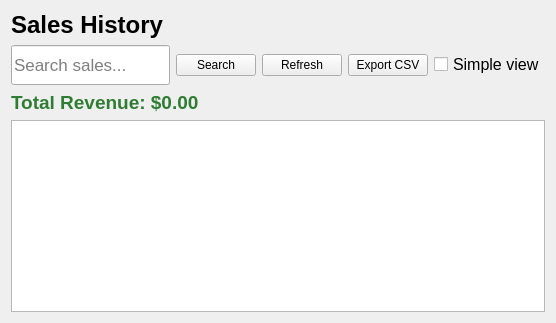
      <widget class="QWidget" name="pageSalesHistory">
       <layout class="QVBoxLayout" name="salesHistoryLayout">
        <item>
         <widget class="QLabel" name="lblSalesHistory">
          <property name="text">
           <string>Sales History</string>
          </property>
          <property name="font">
           <font>
            <pointsize>18</pointsize>
            <weight>75</weight>
            <bold>true</bold>
           </font>
          </property>
         </widget>
        </item>
        <item>
         <layout class="QHBoxLayout" name="salesSearchLayout">
          <item>
           <widget class="QLineEdit" name="txtSearch_sales">
            <property name="placeholderText">
             <string>Search sales...</string>
            </property>
            <property name="minimumSize">
             <size>
              <width>0</width>
              <height>40</height>
             </size>
            </property>
            <property name="font">
             <font>
              <pointsize>13</pointsize>
             </font>
            </property>
           </widget>
          </item>
          <item>
           <widget class="QPushButton" name="btnSearch_sales">
            <property name="text">
             <string>Search</string>
            </property>
           </widget>
          </item>
          <item>
           <widget class="QPushButton" name="btnRefresh_sales">
            <property name="text">
             <string>Refresh</string>
            </property>
           </widget>
          </item>
          <item>
           <widget class="QPushButton" name="btnExport_sales">
            <property name="text">
             <string>Export CSV</string>
            </property>
           </widget>
          </item>
          <item>
           <widget class="QCheckBox" name="chkSimpleView_sales">
            <property name="text">
             <string>Simple view</string>
            </property>
            <property name="font">
             <font>
              <pointsize>12</pointsize>
             </font>
            </property>
           </widget>
          </item>
         </layout>
        </item>
        <item>
         <widget class="QLabel" name="lblSalesTotal">
          <property name="text">
           <string>Total Revenue: $0.00</string>
          </property>
          <property name="font">
           <font>
            <pointsize>14</pointsize>
            <weight>75</weight>
            <bold>true</bold>
           </font>
          </property>
          <property name="styleSheet">
           <string notr="true">color: #2e7d32;</string>
          </property>
         </widget>
        </item>
        <item>
         <widget class="QListWidget" name="lstSearch_sales">
          <property name="font">
           <font>
            <pointsize>12</pointsize>
           </font>
          </property>
         </widget>
        </item>
       </layout>
      </widget>
